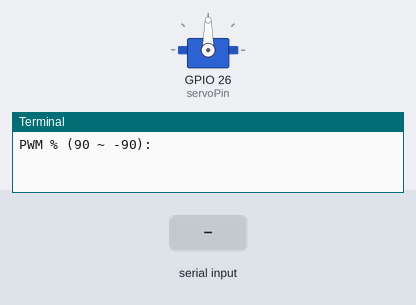
The program below on a simulated Raspberry Pi (BCM pin numbers). Parts: servo, the last lines printed to the terminal. The inputs (shaded band) are chosen by the test bench. Servo angles are drawn from the pulse width (0.5 ms = 0°, 2.5 ms = 180°).

Above: at 1.2 s.
1.3 s: "90" typed at the terminal, then Enter
At 3.3 s:
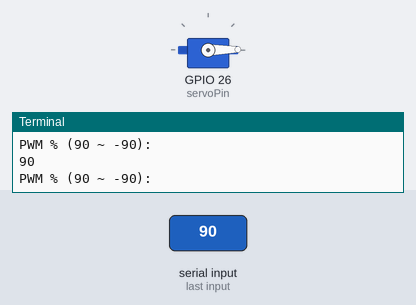
3.7 s: "5" typed at the terminal, then Enter
At 4.16 s:
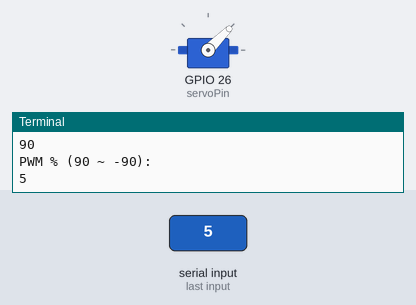
6.0 s: "200" typed at the terminal, then Enter
At 6.16 s:
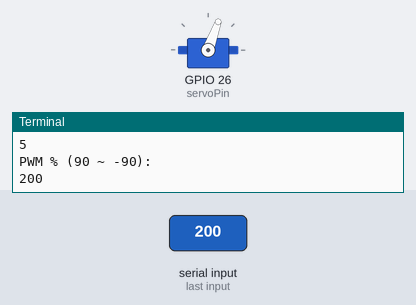
8.1 s: "0" typed at the terminal, then Enter
At 8.26 s:
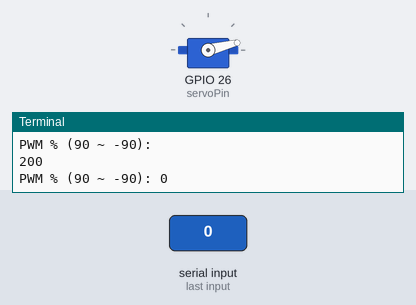
Timing chart, 0 to 11.1 s (numbered marks = the images above; inputs shaded):
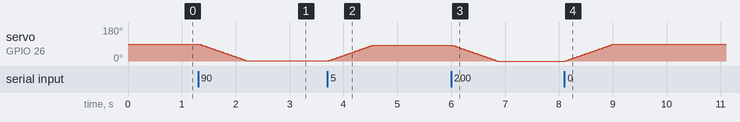

The program:

19-simple-servo-control.py
```python
# PWM period 20 ms = 0.02 seconds
# RPi takes frequency (hertz) instead of period
#
#           1        1
# freq =  ------ = ---- = 50Hz
#         period   0.02
#
# Duty cycle
# DC ≈ 1 -> 2% -> 0
# DC ≈ 10 -> 15% -> 180

import pigpio
from RepeatTimer import RepeatTimer
from time import sleep

servoPin = 26
pi = pigpio.pi()
pi.set_mode(servoPin, pigpio.OUTPUT)
pi.set_PWM_frequency(servoPin, 50)
pi.set_PWM_range(servoPin, 10000)
angle = 0

def set_angle(new_angle):
    global angle
    if new_angle > 90:
        new_angle = 90
    elif new_angle < -90:
        new_angle = -90
    angle = new_angle
    duty = map(angle, -90, 90, 1250, 250)
    pi.set_PWM_dutycycle(servoPin, duty)

def map(x, in_min, in_max, out_min, out_max):
    return (x - in_min) * (out_max - out_min) / (in_max - in_min) + out_min

def smooth_pos(newPos):
    global angle
    for r in range(angle, newPos, (1 if newPos > angle else -1)):
        set_angle(r)
        sleep(.01)

try:
    set_angle(0)
    while True:
        smooth_pos(int(input("PWM % (90 ~ -90): ")))
except KeyboardInterrupt:
    pi.stop()
    print("\nSee ya later, RPi!\n")
```

RepeatTimer.py
```python
from threading import Timer

class RepeatTimer(Timer):
    def run(self):
        while not self.finished.wait(self.interval):
            self.function(*self.args, **self.kwargs)
```

Measured:
- after the input at 1.3 s, servo on GPIO 26 (servoPin): moves from 90° to 1° over 0.90 s, starting at once
- after the input at 3.7 s, servo on GPIO 26 (servoPin): moves from 1° to 84° over 0.84 s, starting at once
- after the input at 6.0 s, servo on GPIO 26 (servoPin): moves from 84° to 0° over 0.84 s, starting at once
- after the input at 8.1 s, servo on GPIO 26 (servoPin): moves from 0° to 89° over 0.90 s, starting at once
